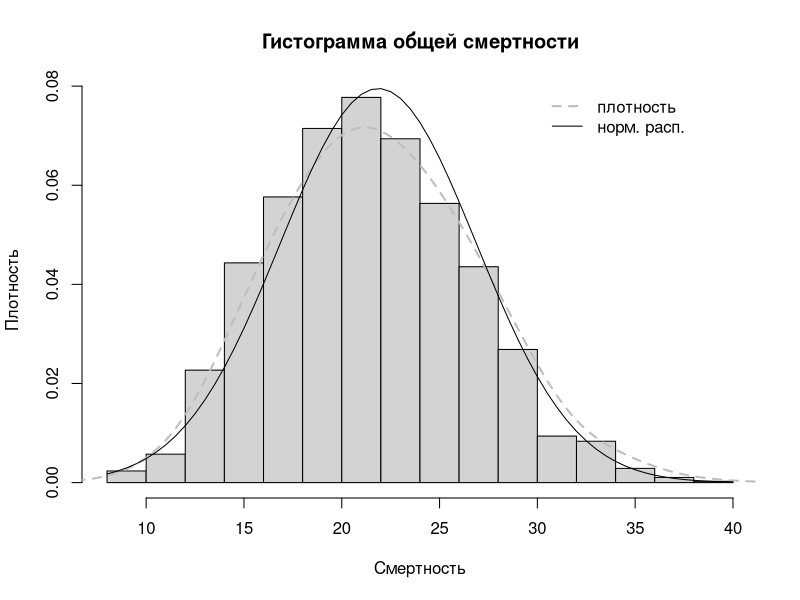
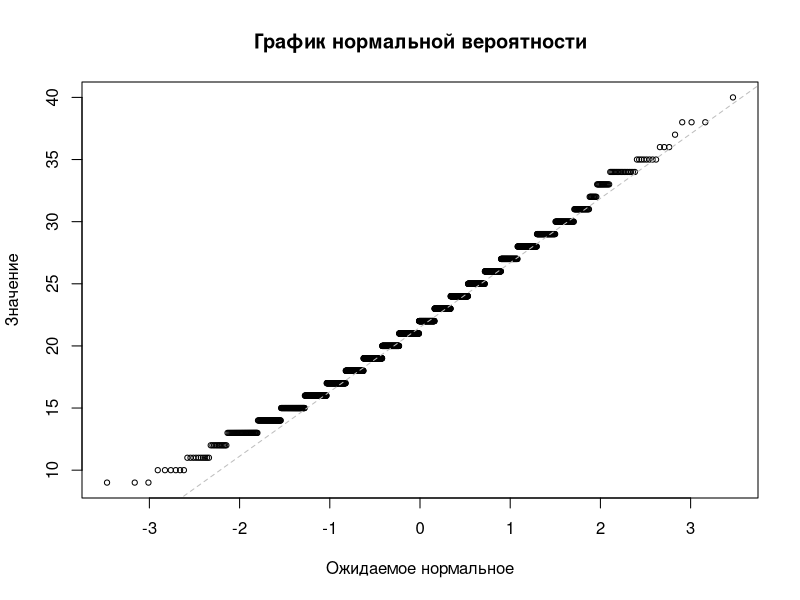
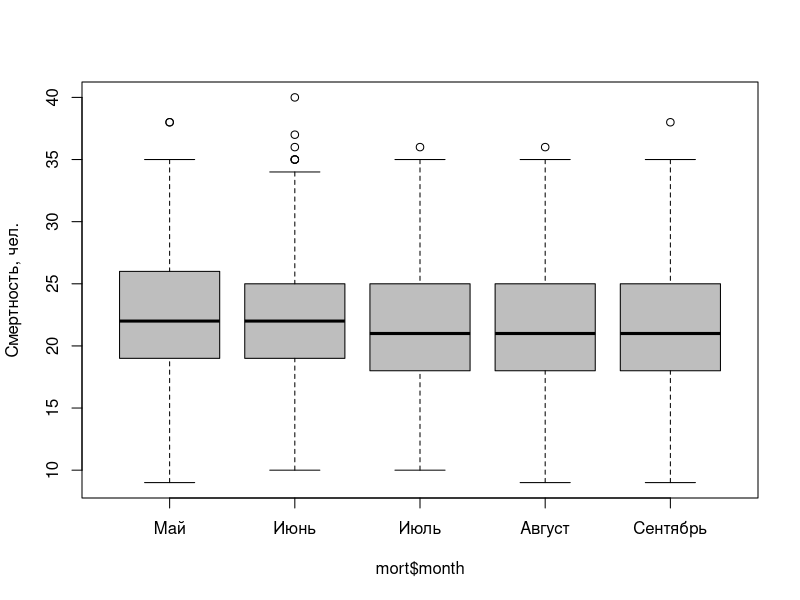
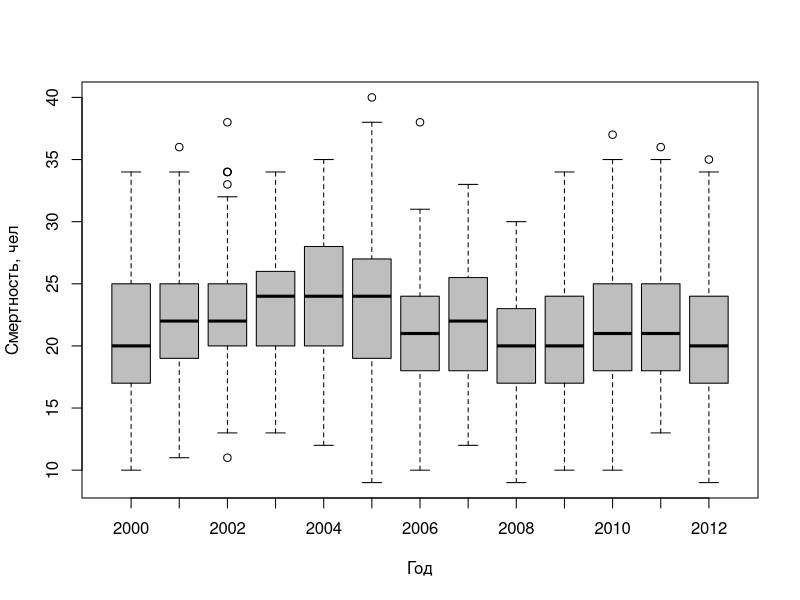
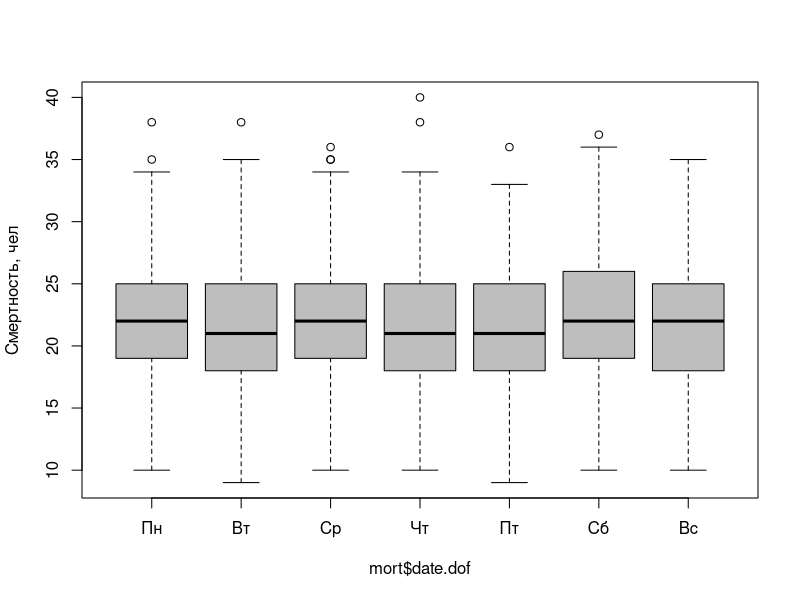
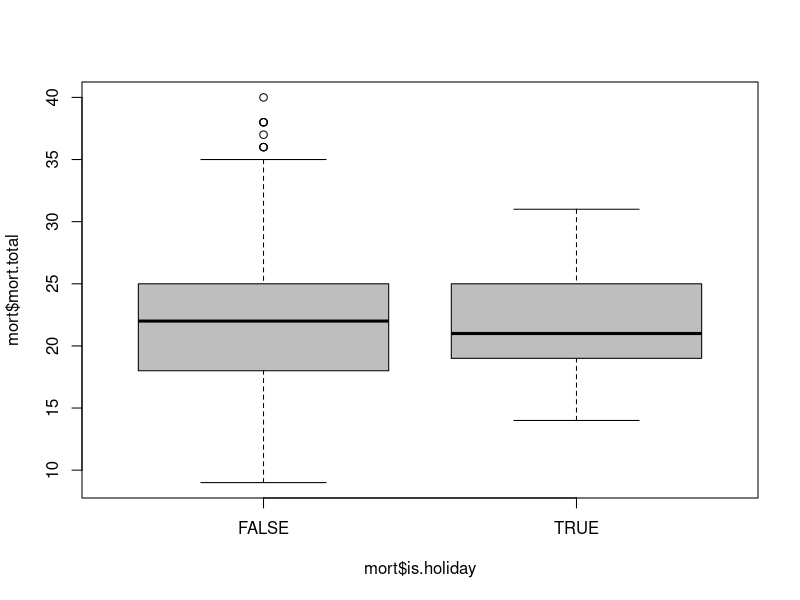
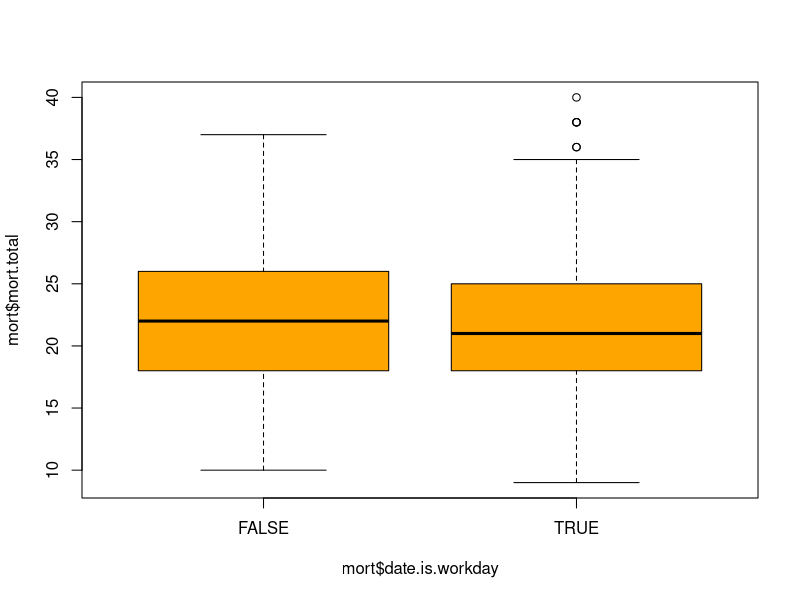
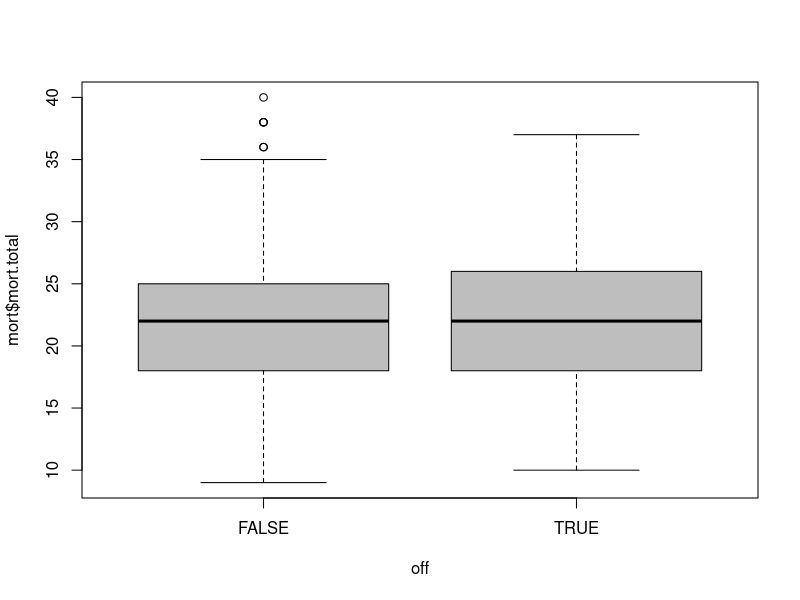

Source code (R) for these figures, in order:
## ---- chunk 1
default.par = par()
setwd("~/rproj/khb-mortality-analysis/data")

library(zoo)

# reading, cleaning 
mort = read.table("SSC_Mo_MJJAS.txt", sep='\t', header=T, dec=',')

names(mort)[9] = "DIS"
names(mort)[10] = "TOS"
names(mort)[4] = 'mort.total'
names(mort)[5] = 'mort.over65'
names(mort)[6] = 'mort.women'
names(mort)[7] = 'mort.men'

mort = mort[complete.cases(mort),]

mort$date = as.Date(mort$Date.1, format="%d.%m.%Y")
mort = subset(mort, select = -c(City, Date, Date.1))

wd = weekdays(mort$date, abbreviate=T)
wd = factor(wd, levels=c("Mon", "Tue", "Wed", "Thu", "Fri", "Sat", "Sun"))
# wd = factor(wd, levels=c("Пн", "Вт", "Ср", "Чт", "Пт", "Сб", "Вс"))

levels(wd) = 1:7

mort$date.dof = wd
mort$date.is.workday = wd %in% 1:5

mort$year = as.factor( format(mort$date, "%Y") )
mort$month = as.factor( format(mort$date, "%m") )


holidays = read.table("publicholidays-russia.txt")
names(holidays) = 'date'
holidays$date = as.Date(holidays$date, format="%d-%m-%Y")


mort$is.holiday = mort$date %in% holidays$date


temp = read.table("Khb_Temp_Daily.txt", sep=';', header=F, dec=',')
temp = temp[complete.cases(temp), ]

temp$date = as.Date(ISOdate(temp$V2, temp$V3, temp$V4))
mort.date = range(mort$date)
temp = temp[temp$date >= mort.date[1] & temp$date <= mort.date[2], ]
temp = subset(temp, select=c(date, V6, V8, V10))

names(temp)[2] = 't.min'
names(temp)[3] = 't.mean'
names(temp)[4] = 't.max'
temp$t.amp = temp$t.max - temp$t.min

mort = merge(mort, temp, by='date')
## ---- chunk 2
h = hist(mort$mort.total, probability=T, breaks=21,
         main="Гистограмма общей смертности",
         xlab='Смертность', ylab='Плотность')
dens = density(mort$mort.total, adjust=2)
lines(dens, col="grey", lwd=2, lty=2)

mort.sd = sd(mort$mort.total)
mort.mean = mean(mort$mort.total)


x = seq(from=min(h$breaks), to=max(h$breaks), by=0.5)
y = dnorm(x=x, mean=mort.mean, sd=mort.sd)
lines(x=x, y=y, lwd=1)


legend(30, 0.08, c('плотность', 'норм. расп.'), 
       col=c('grey', 'black'),
       lwd=c(2, 1), lty=c(2, 1), bty='n')
## ---- chunk 3
qqnorm(mort$mort.total, cex=0.7,
       main='График нормальной вероятности',
       ylab='Значение', xlab='Ожидаемое нормальное')
qqline(mort$mort.total, lwd=1, lty=2, col='gray')
## ---- chunk 4
boxplot(mort$mort.total ~ mort$month, col='grey',
        names=c('Май', 'Июнь', 'Июль', 'Август', 'Сентябрь'), 
        ylab='Смертность, чел.')
## ---- chunk 5
by(mort$mort.total, mort$month, summary)

aov.m.mon = aov(mort$mort.total ~ mort$month)
summary(aov.m.mon)
## ---- chunk 6
TukeyHSD(aov.m.mon, conf.level=0.95)
## ---- chunk 7
boxplot(mort$mort.total ~ mort$year, col='grey',
        xlab='Год', ylab='Смертность, чел')
## ---- chunk 8
by(mort$mort.total, mort$year, summary)

aov.m.yer = aov(mort$mort.total ~ mort$year)
summary(aov.m.yer)

t = TukeyHSD(aov.m.yer, conf.level=0.95)[['mort$year']]
t = row.names(t[t[, 4] < 0.05, ])

d = data.frame(year1=c(substring(t, 1, 4), substring(t, 6, 9)),
               year2=c(substring(t, 6, 9), substring(t, 1, 4)))

aggregate(d$year2 ~ d$year1, FUN=paste)
## ---- chunk 9
boxplot(mort$mort.total ~ mort$date.dof, col='grey', 
        ylab='Смертность, чел',
        names=c('Пн', 'Вт', 'Ср', 'Чт', 'Пт', 'Сб', 'Вс'))
## ---- chunk 10
by(mort$mort.total, mort$date.dof, summary)
summary(aov(mort$mort.total ~ mort$date.dof))
## ---- chunk 11
boxplot(mort$mort.total ~ mort$is.holiday, col='grey')
by(mort$mort.total, mort$is.holiday, summary)

with(mort, 
     t.test(mort.total[is.holiday], 
            mort.total[!is.holiday], 
            alternative='greater'))
## ---- chunk 12
boxplot(mort$mort.total ~ mort$date.is.workday, col='orange')
by(mort$mort.total, mort$date.is.workday, summary)

with(mort, 
     t.test(mort.total[!date.is.workday], 
            mort.total[date.is.workday], 
            alternative='greater'))
## ---- chunk 13
off = (!mort$date.is.workday) | mort$is.holiday
boxplot(mort$mort.total ~ off, col='grey')
## ---- chunk 14
by(mort$mort.total, off, summary)
t.test(mort$mort.total[off], mort$mort.total[!off],
       alternative='greater')
## ---- chunk 15
off.lag.1 = c(FALSE, lag(zoo(off), k=-1))
boxplot(mort$mort.total ~ off.lag.1, col='grey')
t.test(mort$mort.total[off.lag.1], mort$mort.total[!off.lag.1],
       alternative='greater')

off.lag.2 = c(F, F, lag(zoo(off), k=-2))
boxplot(mort$mort.total ~ off.lag.2, col='grey')
t.test(mort$mort.total[off.lag.2], mort$mort.total[!off.lag.2],
       alternative='greater')
## ---- chunk 16
par(mfrow=c(1, 4))
par(mar=c(7, 2, 3, 2))

boxplot(mort$mort.total ~ mort$is.holiday, col='grey', 
        main='(а)', names=c('Выходной', 'Рабочий'), las=2)
boxplot(mort$mort.total ~ mort$date.is.workday, col='grey',
        main='(б)', names=c('Праздник', 'Не праздник'), las=2)
boxplot(mort$mort.total ~ off, col='grey',
        main='(в)', names=c('Праздник\nили выходной', 'Не праздник'), las=2)
boxplot(mort$mort.total ~ off.lag.1, col='grey',
        main='(г)', names=c('Вчера был\nвыходной', 'Не было\nвыходного'), las=2)

par(mar=c(5, 4, 4, 2) + 0.1)
par(mfrow=c(1, 1))
## ---- chunk 17
th = mort.mean + qnorm(p=0.95) * mort.sd
m.out = mort$mort.total >= th
sum(m.out)
mort$date[m.out]
## ---- chunk 18
mort$date[mort$is.holiday & m.out]
## ---- chunk 19
mort$date[off & m.out]
sum(off & m.out)
## ---- chunk 20
mort$date[off.lag.1 & m.out]
sum(off.lag.1 & m.out)
## ---- chunk 21
diff(which(m.out)) 
sum(diff(which(m.out)) == 1)
## ---- chunk 22
library(MASS)
## ---- chunk 23
fit = lm(mort.total ~ + t.mean + t.amp + SSC + DIS + TOS + 
           + date.is.workday + is.holiday, data=mort)
summary(fit)
## ---- chunk 24
plot(fit$residuals, cex=0.5, bty='n', xaxt='n', xlab='', ylab='Остаток')
## ---- chunk 25
step = stepAIC(fit, direction="backward", trace=FALSE)
summary(step)
## ---- chunk 26
plot(step$residuals, cex=0.5, bty='n', xaxt='n', xlab='', ylab='Остаток')
## ---- chunk 27
daily.mort.mean = aggregate(mort.total ~ TOS, data=mort, FUN=mean)
daily.t.mean =    aggregate(t.mean ~ TOS, data=mort, FUN=mean)
daily.t.amp  =    aggregate(t.amp ~ TOS, data=mort, FUN=mean)
daily.t.at  =     aggregate(T.AT ~ TOS, data=mort, FUN=mean)

df = merge(daily.mort.mean, daily.t.mean, by='TOS')
df = merge(df, daily.t.amp, by='TOS')
df = merge(df, daily.t.at, by='TOS')

plot(df$mort.total ~ df$TOS)
## ---- chunk 28
fit = lm(mort.total ~ ., data=df)
summary(fit)
## ---- chunk 29
plot(fit$residuals, cex=0.5, bty='n', xaxt='n', xlab='', ylab='Остаток')
## ---- chunk 30
step = stepAIC(fit, direction="backward", trace=F)
step$anova
summary(step)
## ---- chunk 31
plot(step$residuals, cex=0.5, bty='n', xaxt='n', xlab='', ylab='Остаток')
## ---- chunk 32
rolled.by.mean = function(w) {
  rol.t.m = rollapply(zoo(df$t.mean), 
                      width=w, by=1, FUN=mean, align="center")
  rol.mor = rollapply(zoo(df$mort.total), 
                      width=w, by=1, FUN=mean, align="center")
  rol.t.a = rollapply(zoo(df$t.amp), 
                      width=w, by=1, FUN=mean, align="center")
  rol.t.at = rollapply(zoo(df$T.AT), 
                       width=w, by=1, FUN=mean, align="center")
  
  idx = index(rol.t.m)
  df.r = data.frame(tos=df$TOS[idx],
                    rol.mort=rol.mor, rol.t.mean=rol.t.m,
                    rol.t.amp=rol.t.a, rol.t.at=rol.t.at)
  df.r
}
## ---- chunk 33
plot.prediction = function(fit, df.r) {
  plot(df.r$rol.mort, bty='n', xaxt='n', xlab='', 
      ylab='Смертность, чел.')
  
  lm1.p = predict(fit, newdata=df.r, interval='confidence', level=0.99)
  
  n = length(lm1.p[,1])
  polygon(x=c(1:n, n:1),
          y=c(lm1.p[,2], rev(lm1.p[,3])),
          col=adjustcolor('grey', 1/4), border=NA)

  lines(lm1.p[,2], col='grey', lwd=1)
  lines(lm1.p[,3], col='grey', lwd=1)

  lines(lm1.p[,1], lwd=2)
}
## ---- chunk 34
coefficients = function(fit) {
  sum1 = summary(fit)
  coef = sum1$coefficients[, 1]
  paste(round(coef, 3), names(coef), collapse=' + ')
}
## ---- chunk 35
rolling.mean.reg = function(w) {
  df.r = rolled.by.mean(w)  
  
  fit = lm(rol.mort ~ ., data=df.r)
  sum1 = summary(fit)
  
  plot(fit$residuals, cex=0.5, bty='n', xaxt='n', xlab='', ylab='Остаток')
  plot.prediction(fit, df.r)

  print('stepwards')
  step = stepAIC(fit, direction="backward", trace=FALSE)

  sum2 = summary(step)

  plot(step$residuals, cex=0.5, bty='n', xaxt='n', xlab='', ylab='Остаток')
  plot.prediction(step, df.r)
  
  list(coef.all=coefficients(fit),
       r2.all=c(R2=sum1$r.squared, adjR2=sum1$adj.r.squared),
       coef.step=coefficients(step),
       r2.step=c(R2=sum2$r.squared, adjR2=sum2$adj.r.squared))
}
## ---- chunk 36
rolling.mean.reg(3)
## ---- chunk 37
rolling.mean.reg(9)
## ---- chunk 38
rolling.mean.reg(15)
## ---- chunk 39
rolling.mean.reg(30)
## ---- chunk 40
library(splines)
## ---- chunk 41
h = hist(mort$t.mean, breaks=18)
b = h$breaks

centers = b[-length(b)] + 1

binned = cut(mort$t.mean, breaks=b)
levels(binned) = centers
binned = as.numeric(as.character(binned))
mort$binned.t = binned

avg.2 = aggregate(mort$mort.total ~ mort$binned.t, FUN=mean)
names(avg.2) = c('binned.t', 'M')
## ---- chunk 42
add.fit = function(fit, x) {
  pred = predict(fit, data.frame(binned.t=x), 
                 interval='confidence', level=0.95)
  
  polygon(x=c(x, rev(x)),
          y=c(pred[,2], rev(pred[,3])),
          col=adjustcolor('grey', 1/8), border=NA)
  
  lines(x, pred[,2], col='grey', lwd=1)
  lines(x, pred[,3], col='grey', lwd=1)
  
  lines(x, pred[,1], lwd=2)
  
}
## ---- chunk 43
plot(avg.2$M ~ avg.2$binned.t, cex=0.7, bty='n',
     xlab='Температура, °C', ylab='Смертность, чел.',
     xaxt='n')

axis(side=1, at=seq(3, 31, 2))

lines(avg.2$M ~ avg.2$binned.t)
## ---- chunk 44
plot(avg.2$M ~ avg.2$binned.t, cex=0.7, bty='n',
     xlab='Температура, °C', ylab='Смертность, чел.',
     xaxt='n')

axis(side=1, at=seq(3, 31, 2))

sm = lm(M ~ bs(binned.t, degree=3, knots=2), data=avg.2)
add.fit(sm, avg.2$binned.t)
## ---- chunk 45
barplot(table(mort$binned.t), xlab='Градусы',
        ylab='Частота')
## ---- chunk 46
table(mort$binned.t)
## ---- chunk 47
avg.2 = avg.2[-c(1, 15), ]
## ---- chunk 48
plot(avg.2$M ~ avg.2$binned.t, cex=0.7, bty='n',
     xlab='Температура, °C', ylab='Смертность, чел.',
     xaxt='n')

axis(side=1, at=seq(5, 29, 2))

lines(avg.2$M ~ avg.2$binned.t)
## ---- chunk 49
plot(avg.2$M ~ avg.2$binned.t, cex=0.7, bty='n',
     xlab='Температура, °C', ylab='Смертность, чел.',
     xaxt='n')

axis(side=1, at=seq(5, 31, 2))

sm = lm(M ~ bs(binned.t, degree=3, knots=2), data=avg.2)
add.fit(sm, avg.2$binned.t)
## ---- chunk 50
summary(sm)
## ---- chunk 51
t = 19
avg2before = avg.2[avg.2$binned.t <= t, ]
avg2after = avg.2[avg.2$binned.t >= t, ]
## ---- chunk 52
plot(M ~ binned.t, data=avg2before, cex=0.7, bty='n',
     ylim=c(20, 24),
     xlab='Температура, °C', ylab='Смертность, чел.',
     xaxt='n')

axis(side=1, at=seq(5, 19, 2))

fit = lm(M ~ binned.t, data=avg2before)
add.fit(fit, avg.2$binned.t)
## ---- chunk 53
summary(fit)
coefficients(fit)
## ---- chunk 54
plot(M ~ binned.t, data=avg2after, cex=0.7, bty='n',
     ylim=c(15, 31), 
     xlab='Температура, °C', ylab='Смертность, чел.',
     xaxt='n')

axis(side=1, at=seq(19, 29, 2))

fit = lm(M ~ binned.t, data=avg2after)
add.fit(fit, avg.2$binned.t)
## ---- chunk 55
summary(fit)
coefficients(fit)
## ---- chunk 56
plot(M ~ binned.t, data=avg.2, cex=0.7, bty='n',
     xlab='Температура, °C', ylab='Смертность, чел.',
     xaxt='n')

axis(side=1, at=seq(5, 29, 2))

fit1 = lm(M ~ binned.t, data=avg2after)
abline(fit1, lwd=2)
fit2 = lm(M ~ binned.t, data=avg2before)
abline(fit2, lwd=2)
## ---- chunk 57
cm = rbind(coef(fit1), coef(fit2))
point = c(-solve(cbind(cm[,2], -1)) %*% cm[,1])
point
## ---- chunk 58
d = 9/15
# fig=c(x1, x2, y1, y2)
par(fig=c(0, d, 0, 1))


#c(bottom, left, top, right)
par(mar=c(4, 4, 0, 1))
plot(M ~ binned.t, data=avg2before, cex=0.7, bty='n',
     ylim=c(20, 31), ylab='Смертность, чел.',
     xaxt='n', xlab='Температура, °C')

axis(side=1, at=seq(5, 19, 2))

fit = lm(M ~ binned.t, data=avg2before)
add.fit(fit, avg.2$binned.t)

par(fig=c(d, 1, 0, 1), new=TRUE)

#c(bottom, left, top, right)
par(mar=c(4, 1.5, 0, 1))
plot(M ~ binned.t, data=avg2after, cex=0.7, bty='n',
     ylim=c(20, 31), xaxt='n', yaxt='n', xlab='Температура, °C')

axis(side=1, at=seq(19, 29, 2))

fit = lm(M ~ binned.t, data=avg2after)
add.fit(fit, avg.2$binned.t)

par(mar=c(5, 4, 4, 2) + 0.1)

